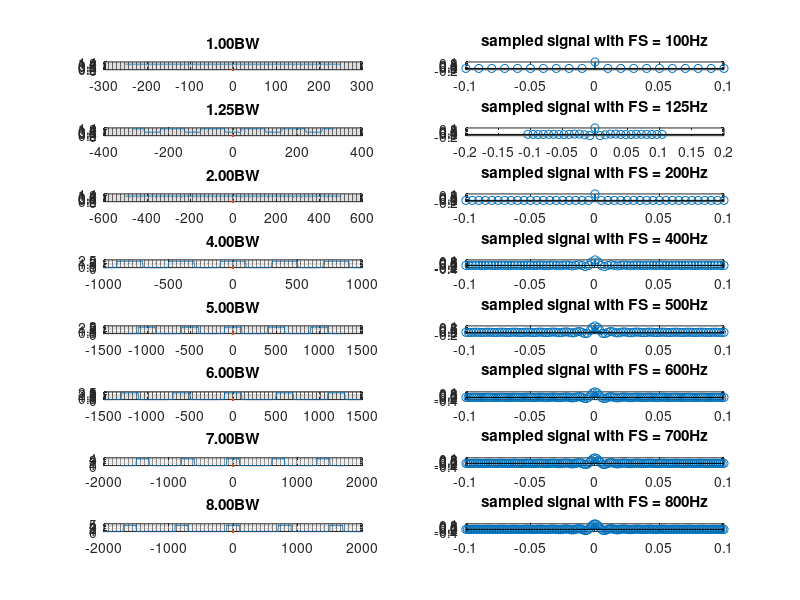

MATLAB code to generate this figure:
clc
clear all
close all
BW = 100;
q = [1 1.25 2 4 5 6 7 8] ;
s = 1;
% q = [ 2 ];
for l = 1 : length(q) 
    fs = q(l)*BW;
    t_o = .1;
    ts = 1/fs;
    n = -round(t_o/ts) : round(t_o/ts);
    t = n*ts ;
    m = [ sinc(200*t) ];
    N = 1024;
    L = length(m);
    k = 0:5*N-1;
    fn = [0:1/N:5-1/N]*fs-5*fs/2;
    wn = exp(-j*2*pi/N);
    nk = n' * k;
    w = wn .^ nk;
    M = m*w;
    subplot(length(q),2,s),plot(fn,abs(fftshift(M)),0,0,'linewidth',1.5),grid on,grid minor,title(sprintf("%.02fBW",q(l)));
    s = s+1;
    subplot(length(q),2,s), stem(t,m,'linewidth',1.5),title(sprintf("sampled signal with FS = %dHz",fs));
    s = s+1;
end